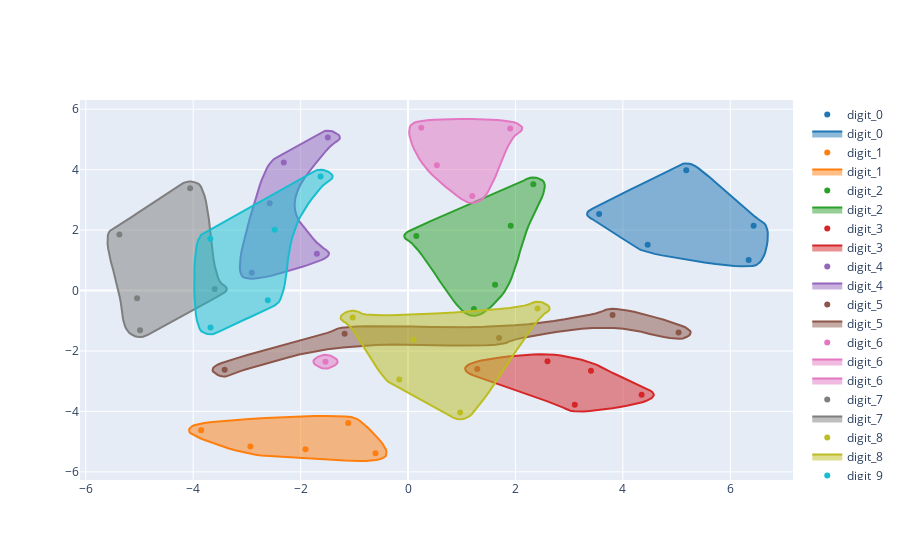

Notebook code cell kept with this figure:
### Code cell
anchors_plot(anchors_df, 'mds-agg-one', 'mds-agg-two', delta=0.3, alpha=0.5)
